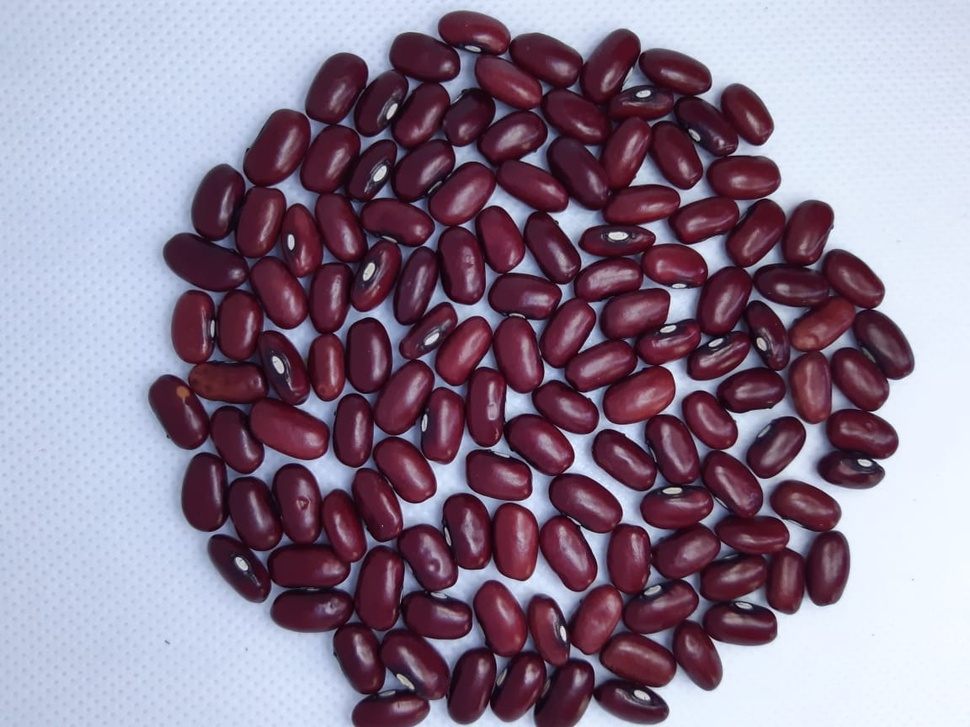
#> input picture Roteiros de Estudo Orientado - REOs/REO 02/AULA_08/vermelho.jpeg, 970 x 727 px, shrunk from 1152 x 864 before the run
$ python aula_08_ex_03.py
#> lines starting #> are read from the running program, lines starting #| are printed output that depends on the picture; after the words box and inside, x2 and y2 are one past the last pixel; in counts of white or black regions, pixels touching at a corner belong together
########################################################################################################################
# Lavras - MG
# 02/08/2020
# Universidade Federal de Lavras - UFLA
# Departamento de Biologia
# Programa de Pós Graduação em Genética e Melhoramento de Plantas
# Disciplina: Visão Computacional No Melhoramento de Plantas
# Docente: Vinícius Quintão Carneiro
# E-mail: vinicius.carneiro@ufla.br
# GITHUB: vqcarneiro - https://github.com/VQCarneiro
########################################################################################################################
# PROCEDIMENTO: Segmentação Watershed
########################################################################################################################
import numpy as np
import cv2
from matplotlib import pyplot as plt
########################################################################################################################
img_bgr = cv2.imread('vermelho.jpeg',1)
#> img_bgr is the input picture: shape (727, 970, 3); mean B, G, R 145.2, 125, 140.7
#img_bgr = cv2.imread('feijao.jpg',1)
#img_bgr = cv2.imread('batata.jpg')
img_lab = cv2.cvtColor(img_bgr,cv2.COLOR_BGR2YCR_CB)
#> img_lab: shape (727, 970, 3); mean of channels 0, 1, 2 132, 134.2, 135.4
img_rgb = cv2.cvtColor(img_bgr,cv2.COLOR_BGR2RGB)
L,a,b = cv2.split(img_lab)
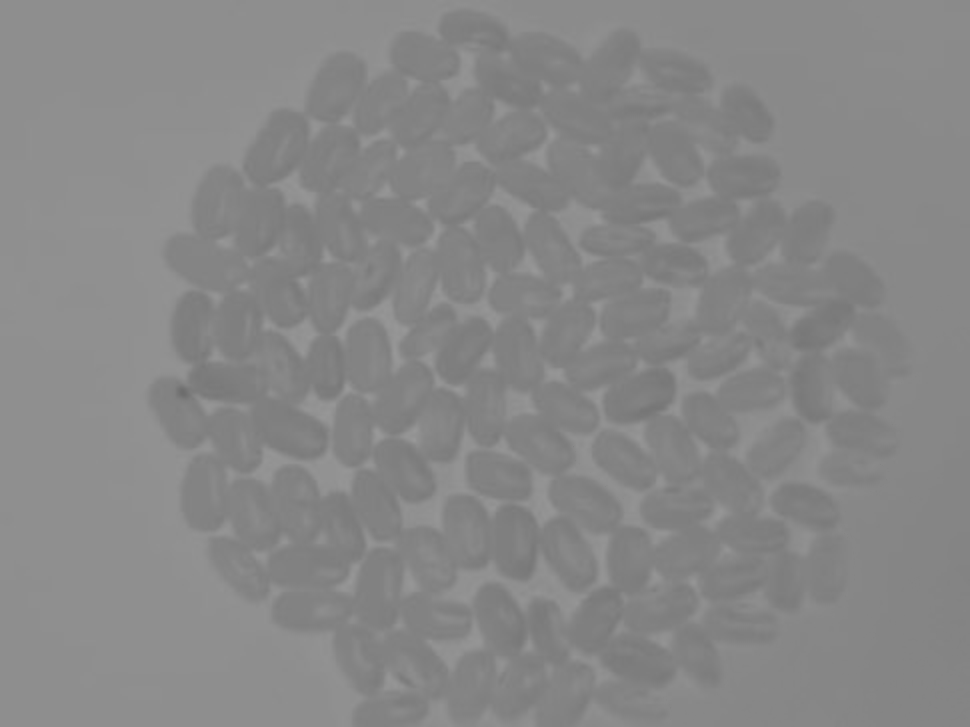
#> b: shape (727, 970); min 109, max 152, mean 135.4
#b = cv2.cvtColor(img_bgr,cv2.COLOR_BGR2GRAY)
limiar, mascara = cv2.threshold(a,0,255,cv2.THRESH_BINARY+cv2.THRESH_OTSU)
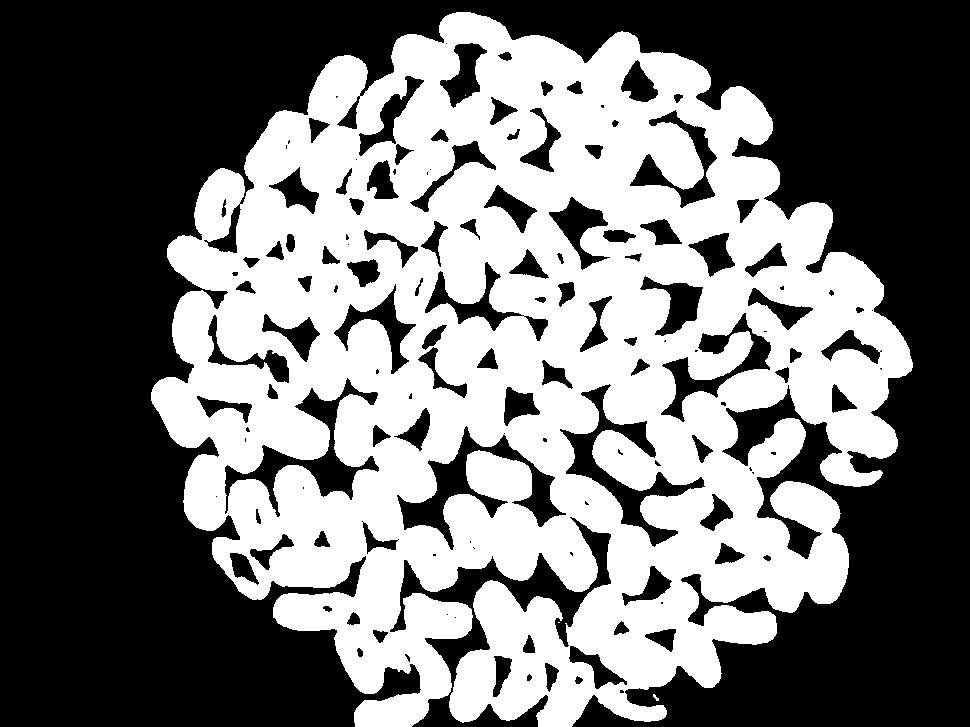
#> mascara: shape (727, 970); 44.7% white; 4 white regions (2 under 20 px), largest, box (x1, y1, x2, y2) and area: (151, 12, 913, 727) 315314, (653, 694, 659, 701) 21
#> limiar = 135


########################################################################################################################
# noise removal
kernel = np.ones((3,3),np.uint8)
opening = cv2.morphologyEx(mascara,cv2.MORPH_OPEN,kernel, iterations = 20)
#> opening: shape (727, 970); 4% white; 12 white regions, largest, box (x1, y1, x2, y2) and area: (219, 262, 298, 352) 4286, (353, 451, 428, 521) 3884, (575, 159, 630, 209) 2685

# sure background area
sure_bg = cv2.dilate(opening,kernel,iterations=5)
#> sure_bg: shape (727, 970); 5.9% white; 12 white regions, largest, box (x1, y1, x2, y2) and area: (214, 257, 303, 357) 6076, (348, 446, 433, 526) 5434, (570, 154, 635, 214) 3835

# Finding sure foreground area
dist_transform = cv2.distanceTransform(opening,cv2.DIST_L2,5)
ret, sure_fg = cv2.threshold(dist_transform,0.7*dist_transform.max(),255,0)
#> sure_fg: shape (727, 970) float32; 0.2% white; 14 white regions, largest, box (x1, y1, x2, y2) and area: (593, 177, 612, 191) 265, (376, 719, 394, 727) 144, (629, 394, 643, 403) 126
#> ret = 18.2

# Finding unknown region
sure_fg = np.uint8(sure_fg)
unknown = cv2.subtract(sure_bg,sure_fg)
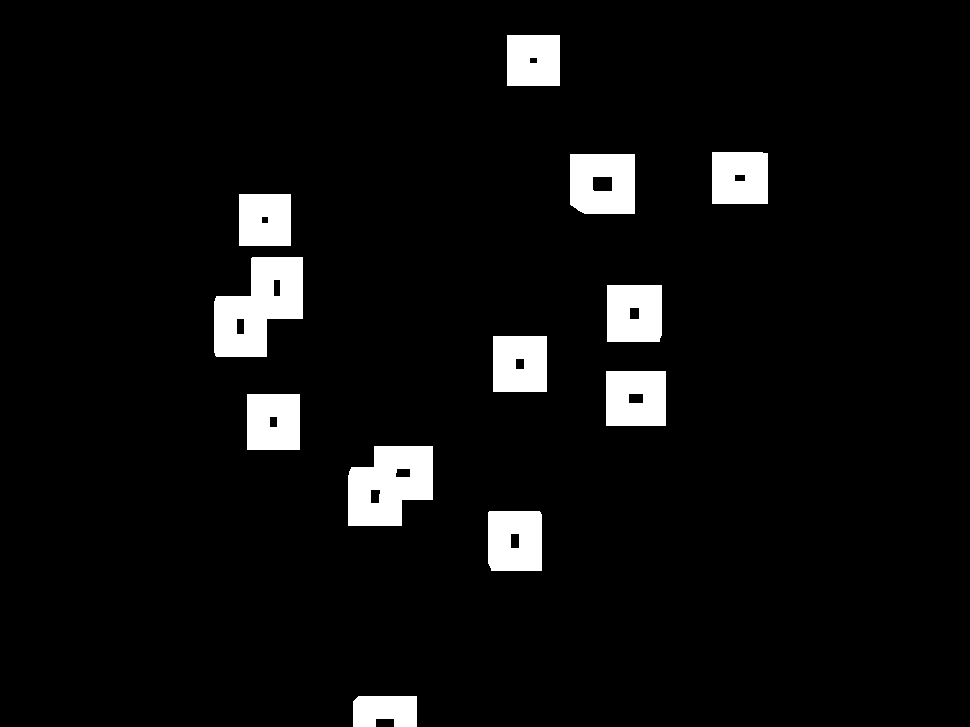
#> unknown: shape (727, 970); 5.6% white; 12 white regions, largest, box (x1, y1, x2, y2) and area: (214, 257, 303, 357) 5875, (348, 446, 433, 526) 5218, (570, 154, 635, 214) 3570

# Marker labelling
ret, markers = cv2.connectedComponents(sure_fg)
#> markers: shape (727, 970) int32; 15 distinct labels, from 0 to 14
#> ret = 15

# Add one to all labels so that sure background is not 0, but 1
markers = markers+1
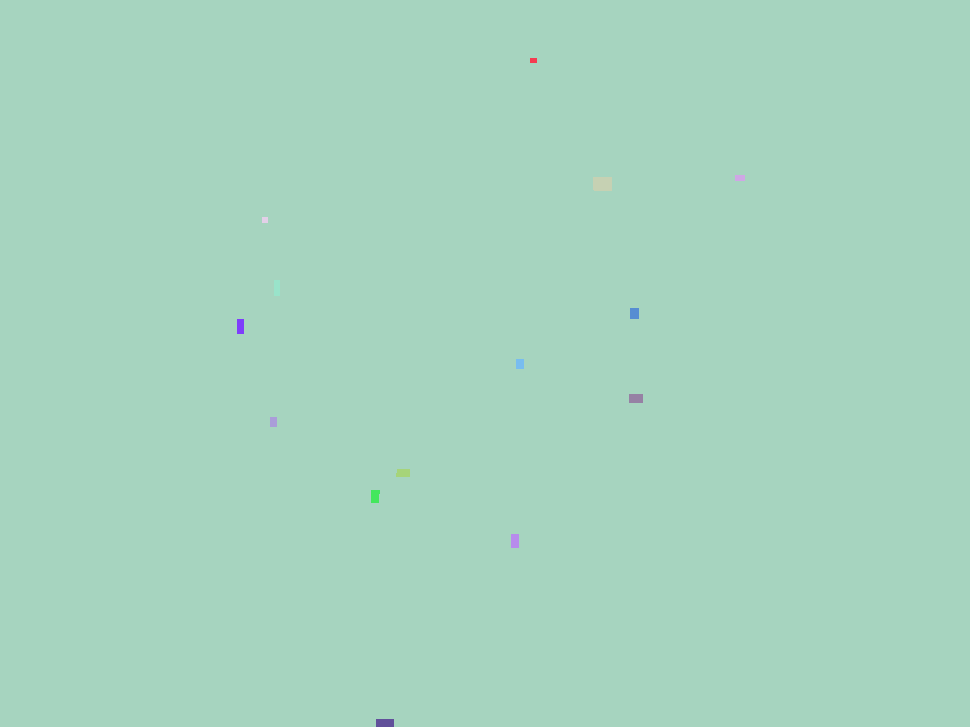
#> markers: shape (727, 970) int32; 15 distinct labels, from 1 to 15; one colour per label, 0 black

# Now, mark the region of unknown with zero
markers[unknown==255] = 0
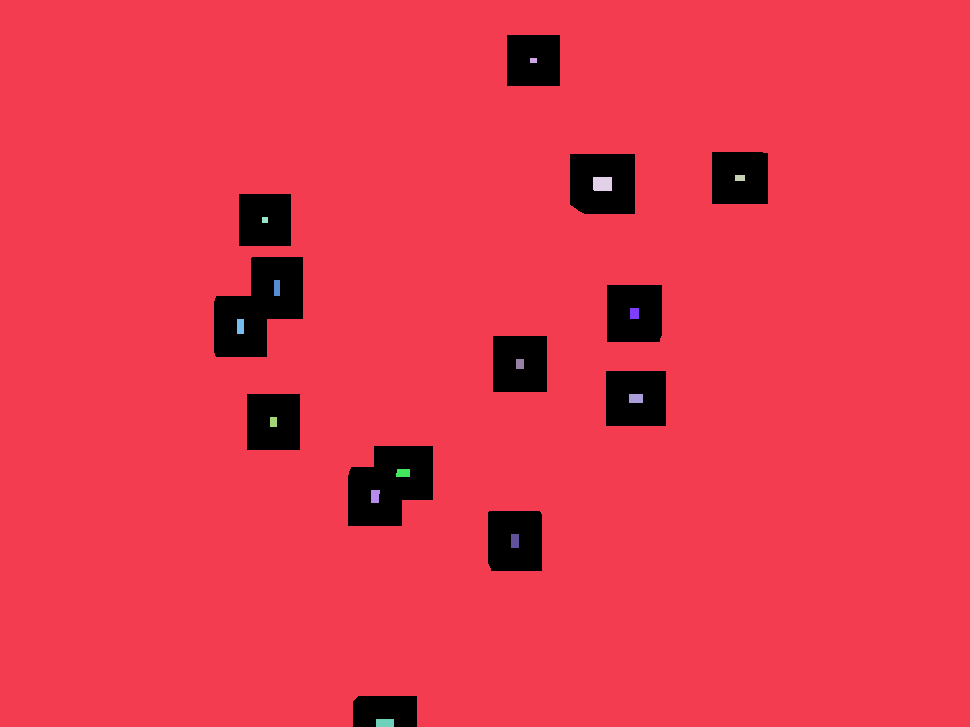
#> markers: shape (727, 970) int32; 16 distinct labels, from 0 to 15; one colour per label, 0 black

markers = cv2.watershed(img_rgb,markers)
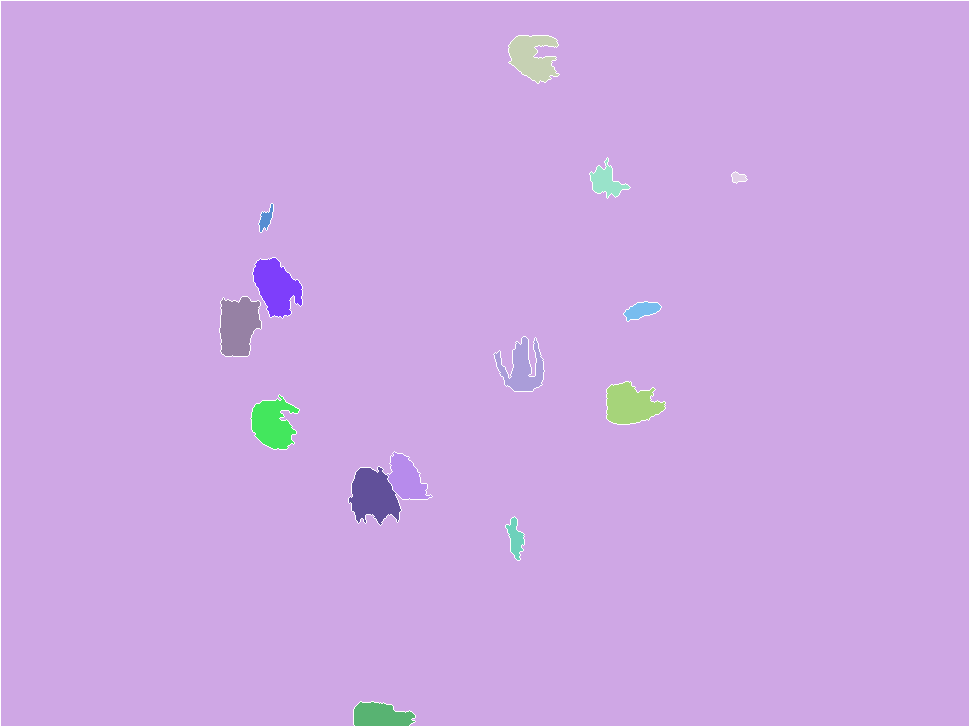
#> markers: shape (727, 970) int32; 16 distinct labels, from -1 to 15; one colour per label, 0 black, -1 white
img_final = np.copy(img_rgb)

#img_final[markers == -1] = [0,255,0]

img_final[markers != 5] = [0,0,0]

print(np.unique(markers))
#| [-1  1  2  3  4  5  6  7  8  9 10 11 12 13 14 15]

plt.figure('Watershed')
plt.subplot(3,3,1)
plt.imshow(img_rgb,cmap='gray')

plt.subplot(3,3,2)
plt.imshow(mascara,cmap='gray')

plt.subplot(3,3,3)
plt.imshow(opening,cmap='gray')

plt.subplot(3,3,4)
plt.imshow(sure_bg,cmap='gray')

plt.subplot(3,3,5)
plt.imshow(dist_transform,cmap='gray')

plt.subplot(3,3,6)
plt.imshow(sure_fg,cmap='gray')

plt.subplot(3,3,7)
plt.imshow(markers,cmap='jet')

plt.subplot(3,3,8)
plt.imshow(img_final)

plt.show()
